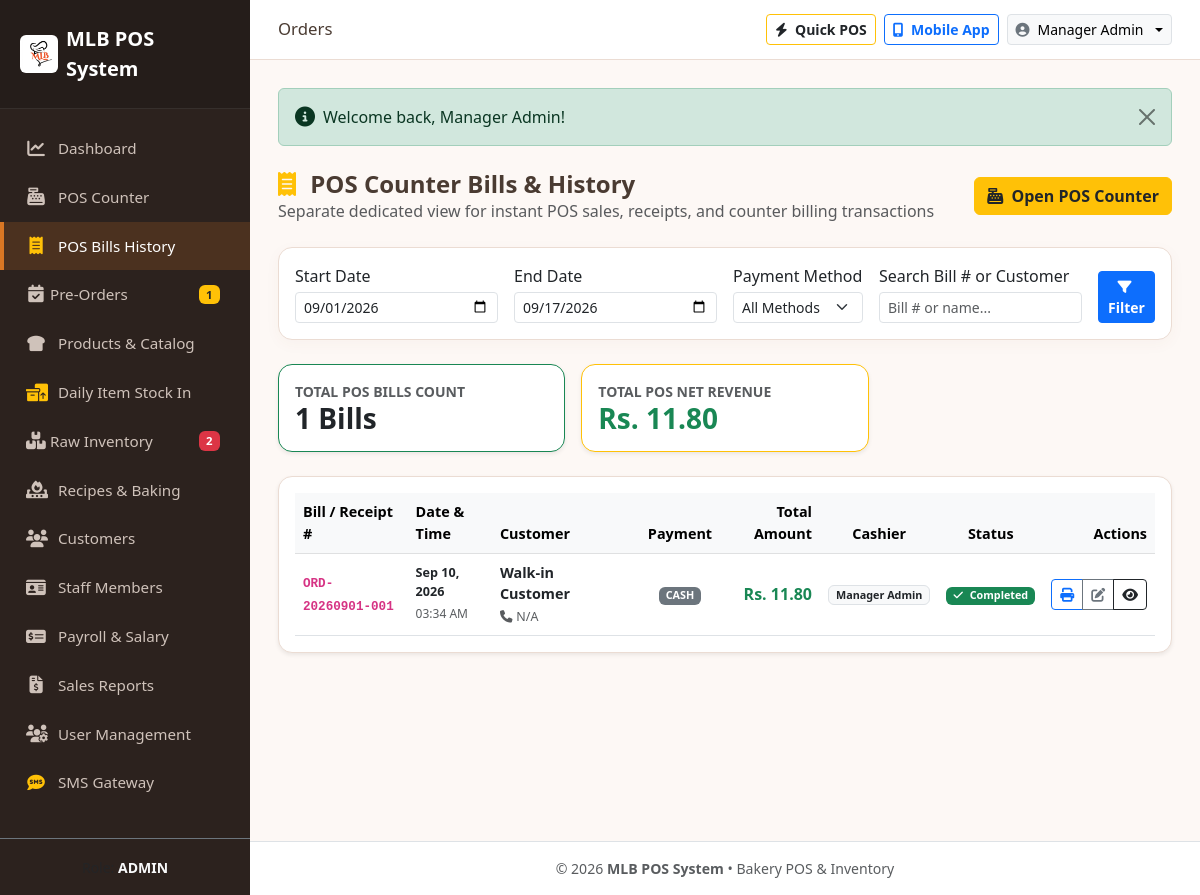
Page /modules/orders/pos_bills.php (signed in) on the committed database.
### tables this page shows
CREATE TABLE IF NOT EXISTS `orders` (
  `id` INT AUTO_INCREMENT PRIMARY KEY,
  `order_number` VARCHAR(50) NOT NULL UNIQUE,
  `customer_id` INT DEFAULT NULL,
  `order_type` ENUM('pos', 'preorder') NOT NULL DEFAULT 'preorder',
  `subtotal` DECIMAL(10,2) NOT NULL DEFAULT 0.00,
  `discount` DECIMAL(10,2) NOT NULL DEFAULT 0.00,
  `tax` DECIMAL(10,2) NOT NULL DEFAULT 0.00,
  `total_amount` DECIMAL(10,2) NOT NULL DEFAULT 0.00,
  `paid_amount` DECIMAL(10,2) NOT NULL DEFAULT 0.00,
  `change_amount` DECIMAL(10,2) NOT NULL DEFAULT 0.00,
  `payment_method` ENUM('cash', 'card', 'upi', 'online') NOT NULL DEFAULT 'cash',
  `payment_status` ENUM('paid', 'partial', 'unpaid') NOT NULL DEFAULT 'paid',
  `order_status` ENUM('pending', 'in_production', 'ready', 'completed', 'cancelled') NOT NULL DEFAULT 'completed',
  `delivery_date` DATETIME DEFAULT NULL,
  `custom_notes` TEXT DEFAULT NULL,
  `created_by` INT NOT NULL,
  `created_at` TIMESTAMP DEFAULT CURRENT_TIMESTAMP,
  FOREIGN KEY (`customer_id`) REFERENCES `customers`(`id`) ON DELETE SET NULL,
  FOREIGN KEY (`created_by`) REFERENCES `users`(`id`) ON DELETE CASCADE
);

CREATE TABLE IF NOT EXISTS `customers` (
  `id` INT AUTO_INCREMENT PRIMARY KEY,
  `title` VARCHAR(20) DEFAULT 'Mr.',
  `profile_picture` VARCHAR(255) DEFAULT 'default_avatar.png',
  `name` VARCHAR(100) NOT NULL,
  `phone` VARCHAR(30) DEFAULT NULL,
  `nic` VARCHAR(30) DEFAULT NULL,
  `email` VARCHAR(100) DEFAULT NULL,
  `address` TEXT DEFAULT NULL,
  `credit_limit` DECIMAL(10,2) DEFAULT 0.00,
  `credit_period` VARCHAR(50) DEFAULT '30 Days',
  `opening_balance` DECIMAL(10,2) DEFAULT 0.00,
  `branch` VARCHAR(100) DEFAULT 'Main Branch',
  `vat_enabled` TINYINT(1) DEFAULT 0,
  `vat_number` VARCHAR(50) DEFAULT NULL,
  `special_discount` DECIMAL(5,2) DEFAULT 0.00,
  `discount_biscuits` DECIMAL(5,2) DEFAULT 0.00,
  `discount_other` DECIMAL(5,2) DEFAULT 0.00,
  `notes` TEXT DEFAULT NULL,
  `created_at` TIMESTAMP DEFAULT CURRENT_TIMESTAMP
);

CREATE TABLE IF NOT EXISTS `users` (
  `id` INT AUTO_INCREMENT PRIMARY KEY,
  `username` VARCHAR(50) NOT NULL UNIQUE,
  `password` VARCHAR(255) NOT NULL,
  `full_name` VARCHAR(100) NOT NULL,
  `email` VARCHAR(100) DEFAULT NULL,
  `role` ENUM('admin', 'owner', 'sales_person', 'pos_operator') NOT NULL DEFAULT 'pos_operator',
  `status` ENUM('active', 'inactive') NOT NULL DEFAULT 'active',
  `created_at` TIMESTAMP DEFAULT CURRENT_TIMESTAMP
);

### modules/orders/pos_bills.php (the view, shortened to what this page needs)
<?php
require_once __DIR__ . '/../../includes/header.php';
$db = getDB();
$startDate = $_GET['start_date'] ?? date('Y-m-01');
$endDate = $_GET['end_date'] ?? date('Y-m-d');
$paymentMethodFilter = $_GET['payment_method'] ?? 'all';
$searchQuery = trim($_GET['search'] ?? '');
$whereClauses = ["o.order_type = 'pos'", "DATE(o.created_at) BETWEEN ? AND ?"];
$params = [$startDate, $endDate];
$whereSql = "WHERE " . implode(" AND ", $whereClauses);
$sql = "SELECT o.*, c.name as customer_name, c.phone as customer_phone, u.full_name as created_by_name
        FROM orders o
        LEFT JOIN customers c ON o.customer_id = c.id
        LEFT JOIN users u ON o.created_by = u.id
        $whereSql
        ORDER BY o.id DESC";
$stmt = $db->prepare($sql);
$stmt->execute($params);
$posBills = $stmt->fetchAll();
$totalPosRevenue = 0;
foreach ($posBills as $b) {
    if ($b['order_status'] !== 'cancelled') {
        $totalPosRevenue += (float)$b['total_amount'];
    }
}
?>
<div class="d-flex justify-content-between align-items-center mb-4">
    <div>
        <h4 class="fw-bold mb-0"><i class="fa-solid fa-receipt text-warning me-2"></i> POS Counter Bills & History</h4>
        <p class="text-muted mb-0">Separate dedicated view for instant POS sales, receipts, and counter billing transactions</p>
    </div>
    <div class="d-flex gap-2">
        <a href="<?php echo BASE_URL; ?>modules/pos/index.php" class="btn btn-warning text-dark fw-bold">
            <i class="fa-solid fa-cash-register me-1"></i> Open POS Counter
        </a>
    </div>
</div>
<div class="card card-bakery p-3 mb-4">
    <form method="GET" action="" class="row g-3 align-items-end">
        <div class="col-md-3">
            <label class="form-label text-xs font-weight-bold mb-1">Start Date</label>
            <input type="date" name="start_date" class="form-control form-control-sm" value="<?php echo htmlspecialchars($startDate); ?>">
        </div>
        <div class="col-md-3">
            <label class="form-label text-xs font-weight-bold mb-1">End Date</label>
            <input type="date" name="end_date" class="form-control form-control-sm" value="<?php echo htmlspecialchars($endDate); ?>">
        </div>
        <div class="col-md-2">
            <label class="form-label text-xs font-weight-bold mb-1">Payment Method</label>
            <select name="payment_method" class="form-select form-select-sm">
                <option value="all" <?php echo ($paymentMethodFilter == 'all') ? 'selected' : ''; ?>>All Methods</option>
            </select>
        </div>
        <div class="col-md-3">
            <label class="form-label text-xs font-weight-bold mb-1">Search Bill # or Customer</label>
            <input type="text" name="search" class="form-control form-control-sm" placeholder="Bill # or name..." value="<?php echo htmlspecialchars($searchQuery); ?>">
        </div>
        <div class="col-md-1">
            <button type="submit" class="btn btn-sm btn-primary w-100 fw-bold">
                <i class="fa-solid fa-filter me-1"></i> Filter
            </button>
        </div>
    </form>
</div>
<div class="row g-3 mb-4">
    <div class="col-md-4">
        <div class="card card-bakery p-3 border-success shadow-sm">
            <small class="text-muted text-uppercase fw-bold">Total POS Bills Count</small>
            <h3 class="fw-bold text-dark mb-0"><?php echo number_format(count($posBills)); ?> Bills</h3>
        </div>
    </div>
    <div class="col-md-4">
        <div class="card card-bakery p-3 border-warning shadow-sm">
            <small class="text-muted text-uppercase fw-bold">Total POS Net Revenue</small>
            <h3 class="fw-bold text-success mb-0"><?php echo formatMoney($totalPosRevenue); ?></h3>
        </div>
    </div>
</div>
<div class="card card-bakery p-3 shadow-sm">
    <table class="table table-hover align-middle mb-0" style="font-size: 0.9rem;">
        <thead class="table-light">
            <tr>
                <th style="width: 15%;">Bill / Receipt #</th>
                <th style="width: 12%;">Date & Time</th>
                <th style="width: 20%;">Customer</th>
                <th class="text-center" style="width: 12%;">Payment</th>
                <th class="text-end" style="width: 12%;">Total Amount</th>
                <th class="text-center" style="width: 10%;">Cashier</th>
                <th class="text-center" style="width: 9%;">Status</th>
                <th class="text-end" style="width: 10%;">Actions</th>
            </tr>
        </thead>
        <tbody>
            <?php if (empty($posBills)): ?>
                <tr><td colspan="8" class="text-center text-muted py-4">No POS bills found for the selected date range.</td></tr>
            <?php else: ?>
                <?php foreach ($posBills as $b): ?>
                    <tr>
                        <td><strong class="text-dark"><code><?php echo htmlspecialchars($b['order_number']); ?></code></strong></td>
                        <td>
                            <small class="text-dark fw-semibold d-block"><?php echo date('M d, Y', strtotime($b['created_at'])); ?></small>
                            <small class="text-muted" style="font-size: 0.75rem;"><?php echo date('h:i A', strtotime($b['created_at'])); ?></small>
                        </td>
                        <td>
                            <strong class="text-dark d-block"><?php echo htmlspecialchars($b['customer_name'] ?? 'Walk-in Customer'); ?></strong>
                            <?php if (!empty($b['customer_phone'])): ?>
                                <small class="text-muted" style="font-size: 0.78rem;"><i class="fa-solid fa-phone me-1"></i><?php echo htmlspecialchars($b['customer_phone']); ?></small>
                            <?php endif; ?>
                        </td>
                        <td class="text-center">
                            <span class="badge bg-secondary text-uppercase"><?php echo htmlspecialchars($b['payment_method']); ?></span>
                        </td>
                        <td class="text-end fw-bold text-success fs-6"><?php echo formatMoney($b['total_amount']); ?></td>
                        <td class="text-center"><span class="badge bg-light text-dark border"><?php echo htmlspecialchars($b['created_by_name'] ?? 'Staff'); ?></span></td>
                        <td class="text-center"><?php echo getStatusBadge($b['order_status']); ?></td>
                        <td class="text-end">
                            <div class="btn-group btn-group-sm" role="group">
                                <a href="<?php echo BASE_URL; ?>modules/pos/invoice.php?id=<?php echo $b['id']; ?>" class="btn btn-outline-primary" target="_blank" title="Print Bill Receipt">
                                    <i class="fa-solid fa-print"></i>
                                </a>
                                <a href="<?php echo BASE_URL; ?>modules/orders/edit.php?id=<?php echo $b['id']; ?>" class="btn btn-outline-secondary" title="Edit Bill">
                                    <i class="fa-solid fa-pen-to-square"></i>
                                </a>
                                <a href="<?php echo BASE_URL; ?>modules/orders/view.php?id=<?php echo $b['id']; ?>" class="btn btn-outline-dark" title="View Details">
                                    <i class="fa-solid fa-eye"></i>
                                </a>
                            </div>
                        </td>
                    </tr>
                <?php endforeach; ?>
            <?php endif; ?>
        </tbody>
    </table>
</div>
<?php require_once __DIR__ . '/../../includes/footer.php'; ?>

### includes/functions.php (shortened to what this page needs)
<?php
function formatMoney($amount, $currency = 'Rs. ') {
    return $currency . number_format((float)$amount, 2, '.', ',');
}
function displayFlash() {
    $types = ['success' => 'success', 'error' => 'danger', 'warning' => 'warning', 'info' => 'info'];
    $output = '';
    foreach ($types as $key => $bsClass) {
        if (isset($_SESSION['flash_' . $key])) {
            $output .= '<div class="alert alert-' . $bsClass . ' alert-dismissible fade show d-flex align-items-center mb-4" role="alert">
                <i class="fa-solid fa-circle-info me-2 fs-5"></i>
                <div>' . htmlspecialchars($_SESSION['flash_' . $key]) . '</div>
                <button type="button" class="btn-close" data-bs-dismiss="alert" aria-label="Close"></button>
            </div>';
        }
    }
    return $output;
}
function getStatusBadge($status) {
    switch (strtolower($status)) {
        case 'completed':
        case 'paid':
        case 'active':
            return '<span class="badge bg-success"><i class="fa-solid fa-check me-1"></i> ' . ucfirst($status) . '</span>';
    }
}

### assets/css/style.css (style rules this page uses)
:root { --bakery-primary: #d97724; --bakery-primary-dark: #b25310; --bakery-secondary: #8c4a27; --bakery-bg: #fdf8f5; --bakery-card-bg: #ffffff; --bakery-sidebar-bg: #2c221e; --bakery-sidebar-active: #d97724; --bakery-text: #4a3b32; --bakery-muted: #8d7a6e; }
body { background-color: var(--bakery-bg); color: var(--bakery-text); font-family: 'Segoe UI', system-ui, -apple-system, sans-serif; min-height: 100vh; display: flex; flex-direction: column; }
.card-bakery { background: var(--bakery-card-bg); border: 1px solid #ebdcd3; border-radius: 14px; box-shadow: 0 4px 15px rgba(140, 74, 39, 0.04); transition: transform 0.2s ease, box-shadow 0.2s ease; }

### rows in the picture
orders: order_number "ORD-20260901-001", created_at "Sep 10, 2026", created_at "03:34 AM", customer.name "Walk-in Customer", customer.phone "N/A", payment_method "CASH", total_amount "Rs. 11.80", created_by.full_name "Manager Admin", order_status "Completed"

### other values in the picture
$pendingOrdersBadge "1"
$lowStockBadge "2"
str_replace('_', ' ', getCurrentUserRole()) "ADMIN"
$currentDir "Orders"
getCurrentUserName() "Manager Admin"
$_SESSION['flash_' . $key] "Welcome back, Manager Admin!"
count($posBills) "1"
formatMoney($totalPosRevenue) "Rs. 11.80"
